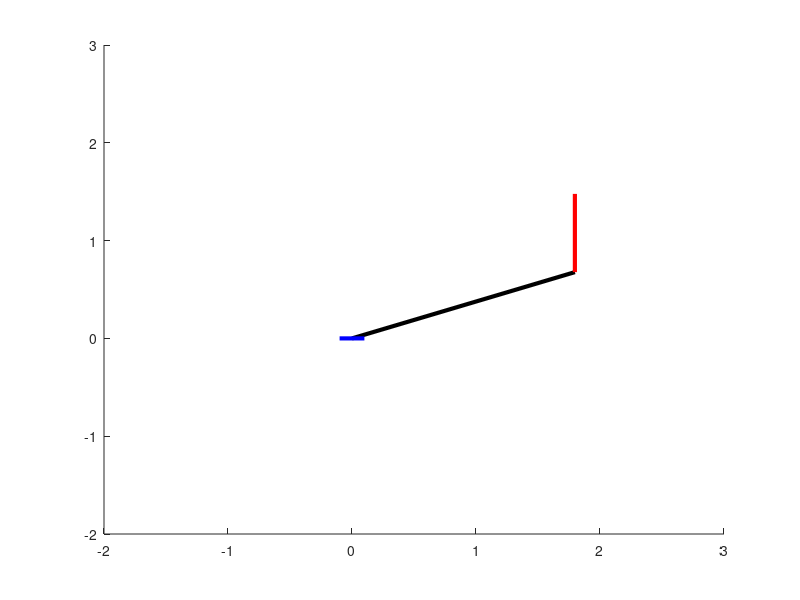

The MATLAB source for this figure: (Note: this script raises an error after producing the figure.)
clc;clear all;
format short
m1 = 1; 
m2 = 1; 
m3 =1;
g = 9.81;
L1=0.8;L3=0.8;
PHIH = pi/2;
%start point
xo=1.5;
yo=2.0;
vxo=0;vyo=0;

   %via point
xm=2.5;
ym=2.0;
vxm=0;
vym=0;
   
   %goal pint
xf=2.5;
yf=2.5;
 vfx=0;
 vfy=0;

xi = xo-L3*cos(PHIH);
yi = yo-L3*sin(PHIH);
d2=sqrt(xi^2+yi^2-L1^2);
q1=2*atan2((d2+sqrt((d2^2)-(L1^2)-(xi^2))),(L1+xi));
q3=PHIH-q1;

q=q1;d=0;a=0;alpha=0; %for i=1
T01=[cos(q) -sin(q) 0 a;sin(q)*cos(alpha) cos(q)*cos(alpha) -sin(alpha) -sin(alpha)*d;sin(q)*sin(alpha) cos(q)*sin(alpha) cos(alpha) cos(alpha)*d;0 0 0 1];
q=0;d=d2;a=L1;alpha=pi/2; %for i=2
T12=[cos(q) -sin(q) 0 a;sin(q)*cos(alpha) cos(q)*cos(alpha) -sin(alpha) -sin(alpha)*d;sin(q)*sin(alpha) cos(q)*sin(alpha) cos(alpha) cos(alpha)*d;0 0 0 1];
q=q3;d=0;a=0;alpha=-pi/2; %for i=3
T23=[cos(q) -sin(q) 0 a;sin(q)*cos(alpha) cos(q)*cos(alpha) -sin(alpha) -sin(alpha)*d;sin(q)*sin(alpha) cos(q)*sin(alpha) cos(alpha) cos(alpha)*d;0 0 0 1];
q=0;a=L3;d=0;alpha=0; %for i=4
T34=[cos(q) -sin(q) 0 a;sin(q)*cos(alpha) cos(q)*cos(alpha) -sin(alpha) -sin(alpha)*d;sin(q)*sin(alpha) cos(q)*sin(alpha) cos(alpha) cos(alpha)*d;0 0 0 1];
T02=T01*T12;
T03=T01*T12*T23;
T04=T01*T12*T23*T34;

axis([-2 3 -2 3]);

  Ax1 = [T01(1,4),T02(1,4)];
  Ay1 = [T01(2,4),T02(2,4)];
  Ax2 = [T02(1,4),T03(1,4)];
  Ay2 = [T02(2,4),T03(2,4)];
  Ax3 = [T03(1,4),T04(1,4)];
  Ay3 = [T03(2,4),T04(2,4)];
  Ax4 = [-.1,.1];
  Ay4=  [0,0];
  
  p1  = line(Ax1,Ay1,'LineWidth',[3],'Color','k');
  p2  = line(Ax2,Ay2,'LineWidth',[3],'Color','M');
  p3  = line(Ax3,Ay3,'LineWidth',[3],'Color','R');
  p4  = line(Ax4,Ay4,'LineWidth',[3],'Color','B');

drawnow
tf1=1;
tf2=2;
% for x

A=[1 0 0 0;1 tf1 tf1^2 tf1^3;0 1 0 0;0 1 2*tf1 3*tf1^2];
B=[xo xm vxm 0]';
cof=inv(A)*B;
a1o=cof(1,1);a11=cof(2,1);a12=cof(3,1);a13=cof(4,1);
%for y
A=[1 0 0 0;1 tf1 tf1^2 tf1^3;0 1 0 0;0 1 2*tf1 3*tf1^2];
B=[yo ym 0 0]';
cof=inv(A)*B;
b1o=cof(1,1);b11=cof(2,1);b12=cof(3,1);b13=cof(4,1);
%for x
A=[1 tf1 tf1^2 tf1^3;1 tf2 tf2^2 tf2^3;0 1 2*tf1 3*tf1^2;0 1 2*tf2 3*tf2^2];
B=[xm xf 0 0]';
cof=inv(A)*B;
a2o=cof(1,1);a21=cof(2,1);a22=cof(3,1);a23=cof(4,1);
%for y
A=[1 tf1 tf1^2 tf1^3;1 tf2 tf2^2 tf2^3;0 1 2*tf1 3*tf1^2;0 1 2*tf2 3*tf2^2];
B=[ym yf vym 0]';
cof=inv(A)*B;
b2o=cof(1,1);b21=cof(2,1);b22=cof(3,1);b23=cof(4,1);

pause()
n=1;
for t=0:.01:1.99
    time(n) = t;
    if t<=1
x=a1o+a11*t+a12*t^2+a13*t^3;
y=b1o+b11*t+b12*t^2+b13*t^3;
    else
x=a2o+a21*t+a22*t^2+a23*t^3;
y=b2o+b21*t+b22*t^2+b23*t^3;
    end
xi = x-L3*cos(PHIH);
yi = y-L3*sin(PHIH);
d2=sqrt(xi^2+yi^2-L1^2);
q1=2*atan2((d2+sqrt((d2^2)-(L1^2)-(xi^2))),(L1+xi));
q3=PHIH-q1;
q1a(n) = q1;
d2a(n) = d2;
q3a(n) = q3;
   if t<=1
vq1(n) = 0.0057*t.^2+0.0354*t-0.028;
aq1(n) = 0.0114*t+0.0354;
vd2(n) = -5.5023*t.^2+5.5280*t-0.0539;
ad2(n) = -11.0046*t+5.5280;
vq3(n) = -0.0057*t.^2+0.0354*t+0.0678
aq3(n) = -0.0114*t+0.0354;

    else
vq1(n) = -1.5159*t.^2+4.2712*t-2.5556;
aq1(n) = -3.0318*t+4.2712;
vd2(n) = -1.5624*t.^2+4.7596*t-3.2332;
ad2(n) = -3.1248*t+4.7596;
vq3(n) = 1.4586*t.^2-4.0676*t+2.3841;
aq3(n) = 2.9172*t-4.0676;
    end

M = [1/3*m1*L1^2+m2*L1^2+m2*d2a(n)^2+4*m2*L1*sin(q1a(n))*cos(q1a(n))*d2a(n)+m3*(L1^2)+m3*d2a(n)^2+((L3^3)*m3/3)-m3*L3*sin(q1a(n))*d2a(n) (m2*L1*(sin(q1a(n))^2)-(m2*L1*(cos(q1a(n))^2)-m3*L1)) m3/3*(L3)^3; m2*L1*sin(q1a(n))^2-(m2*L1*cos(q1a(n))^2)-m3*L1 (m2+m3) 0;(m3*(L3^3)/3)-0.5*m3*L3*d2*sin(aq3(n)) 0 (m3*(L3^3)/3)-0.5*m3*L3*sin(q1a(n))*d2a(n)]; 
V = [(2*m2*vq1(n)*vd2(n))+(8*m2*L1*sin(q1a(n))*cos(q1a(n))*vd2(n)*vq1(n))+4*m2*L1*(cos(q1a(n))^2)*d2a(n)*(vq1(n)^2)-4*m2*L1*(sin(q1a(n))^2)*d2a(n)*(vq1(n)^2)+(2*m3*d2a(n)*vd2(n)*vq1(n))-(m3*L3*cos(q1a(n))*d2a(n)*vq1(n)*vq3(n))-(m3*L3*sin(q1a(n))*vd2(n)*(vq1(n)+0.5*vq3(n))-0.5*m3*L3*cos(q3a(n))*d2a(n)*vq3(n)^2); 4*m2*L1*sin(q1a(n))*cos(q1a(n))*vq1(n)^2; -0.5*m3*L3*cos(q1a(n))*d2a(n)*vq1(n)*vq3(n)-0.5*m3*L3*sin(q1a(n))*d2a(n)*vd2(n)*vq1(n)];
G = [0.5*m1*L1*g*cos(q1a(n))+m2*g*L1*cos(q1a(n))+m2*g*d2a(n)*sin(q1a(n))+m3*g*L1*cos(q1a(n))+m3*g*d2a(n)*sin(q1a(n))+0.5*m3*g*L3*cos(q1a(n)+q3a(n)); m2*g*cos(q1a(n))-m3*g*cos(q1a(n)); 0.5*m3*g*L3*cos(q1a(n)+q3a(n))]

T=M*[aq1(n);ad2(n);aq3(n)]+V+G;
T1(n)=T(1,1);
T2(n)=T(2,1);
T3(n)=T(3,1);
   
Xp = L3*(cos(q1+q3))+L1*cos(q1)+d2*sin(q1);
Yp = L3*(sin(q1+q3))+L1*sin(q1)-d2*cos(q1);
q=q1;d=0;a=0;alpha=0; %for i=1
T01=[cos(q) -sin(q) 0 a;sin(q)*cos(alpha) cos(q)*cos(alpha) -sin(alpha) -sin(alpha)*d;sin(q)*sin(alpha) cos(q)*sin(alpha) cos(alpha) cos(alpha)*d;0 0 0 1];
q=0;d=d2;a=L1;alpha=pi/2; %for i=2
T12=[cos(q) -sin(q) 0 a;sin(q)*cos(alpha) cos(q)*cos(alpha) -sin(alpha) -sin(alpha)*d;sin(q)*sin(alpha) cos(q)*sin(alpha) cos(alpha) cos(alpha)*d;0 0 0 1];
q=q3;d=0;a=0;alpha=-pi/2; %for i=3
T23=[cos(q) -sin(q) 0 a;sin(q)*cos(alpha) cos(q)*cos(alpha) -sin(alpha) -sin(alpha)*d;sin(q)*sin(alpha) cos(q)*sin(alpha) cos(alpha) cos(alpha)*d;0 0 0 1];
q=0;a=L3;d=0;alpha=0; %for i=4
T34=[cos(q) -sin(q) 0 a;sin(q)*cos(alpha) cos(q)*cos(alpha) -sin(alpha) -sin(alpha)*d;sin(q)*sin(alpha) cos(q)*sin(alpha) cos(alpha) cos(alpha)*d;0 0 0 1];
T02=T01*T12;
T03=T01*T12*T23;
T04=T01*T12*T23*T34;

  Ax1 = [T01(1,4),T02(1,4)];
  Ay1 = [T01(2,4),T02(2,4)];
  Ax2 = [T02(1,4),T03(1,4)];
  Ay2 = [T02(2,4),T03(2,4)];
  Ax3 = [T03(1,4),T04(1,4)];
  Ay3 = [T03(2,4),T04(2,4)];
  Ax4 = [-.1,.1];
  Ay4=  [0,0];

  set(p1,'X', Ax1, 'Y',Ay1)
  set(p2,'X', Ax2, 'Y',Ay2)
  set(p3,'X', Ax3, 'Y',Ay3)
  set(p4,'X', Ax4, 'Y',Ay4)

  o1(n,1)=Xp;
  o2(n,1)=Yp;


  drawnow
  pause(.01)
  n=n+1;
  end
hold on
plot(o1(:,1),o2(:,1))
xx = time';
yy = q1a';
zz = d2a';
aa = q3a'; 
